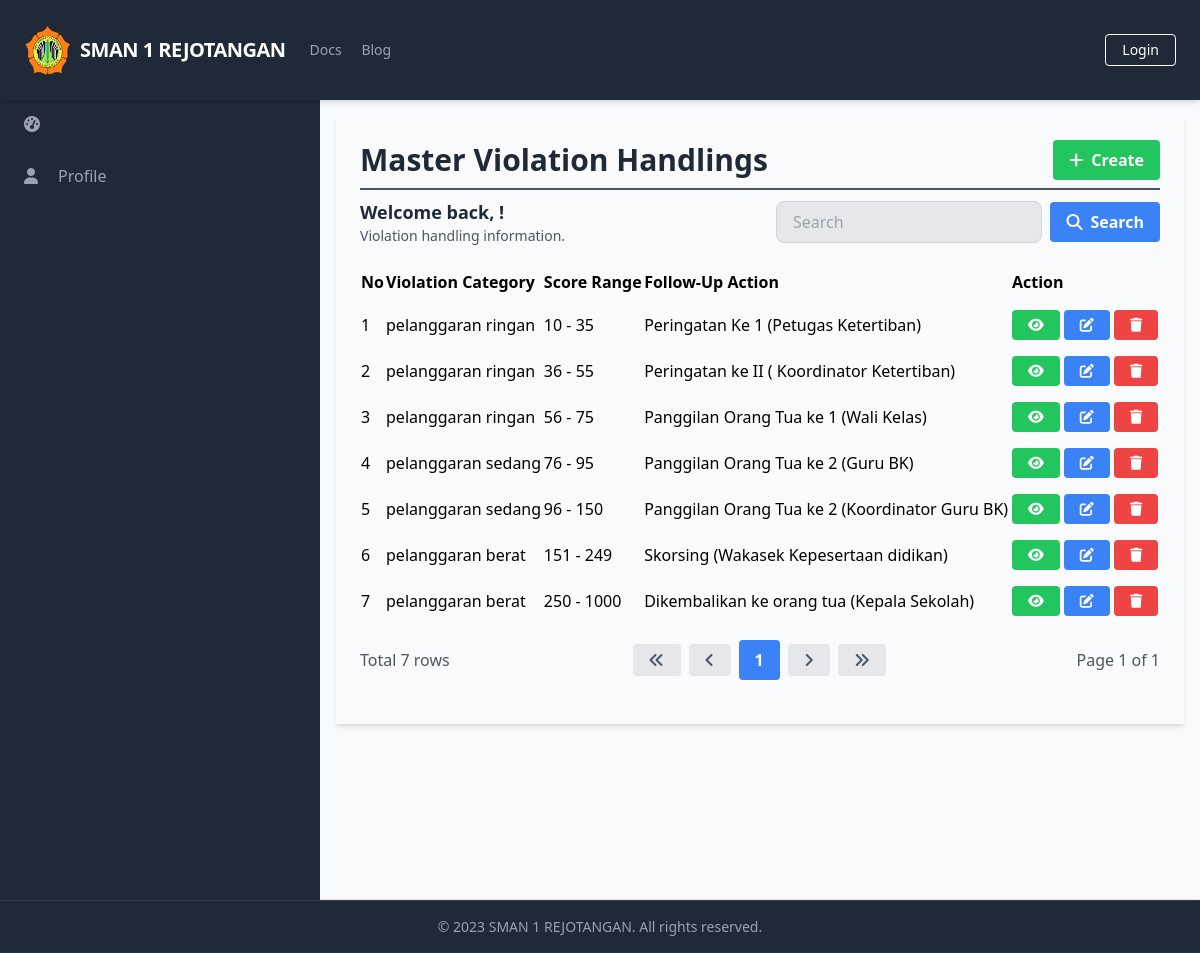
The app's page /manage_master_violationhandlings/manage_master_violationhandlings_list.php with its own data.
### tables this page shows
CREATE TABLE `MasterViolationHandlings` (
  `HandlingID` int(11) NOT NULL,
  `ViolationCategory` varchar(255) NOT NULL,
  `ScoreRangeBottom` int(11) NOT NULL,
  `ScoreRangeTop` int(11) NOT NULL,
  `FollowUpAction` varchar(255) NOT NULL
);

### database/connection.php (called while the page is built, shortened)
<?php
$baseUrl = "http://localhost/final_project_imam_2023/";

### public/manage_master_violationhandlings/manage_master_violationhandlings_list.php (the view, shortened to what this page needs)
<?php
require_once('../../database/connection.php');
?>
<?php include_once('../components/header.php'); ?>
<div class="h-screen flex flex-col">
    <?php include('../components/navbar.php'); ?>
    <div class="flex-grow bg-gray-50 flex flex-row shadow-md">
        <?php include('../components/sidebar.php'); ?>
        <main class="bg-gray-50 flex flex-col flex-1 overflow-y-scroll h-screen flex-shrink-0 sc-hide pb-40">
            <div class="flex items-start justify-start p-6 shadow-md m-4 flex-1 flex-col">
                <div class="flex flex-row justify-between items-center w-full border-b-2 border-gray-600 mb-2 pb-2">
                    <h1 class="text-3xl text-gray-800 font-semibold w-full">Master Violation Handlings</h1>
                    <div class="flex flex-row justify-end items-center">
                        <a href="<?php echo $baseUrl; ?>public/manage_master_violationhandlings/manage_master_violationhandlings_create.php" class="bg-green-500 hover-bg-green-700 text-white font-bold py-2 px-4 rounded inline-flex items-center">
                            <i class="fas fa-plus mr-2"></i>
                            <span>Create</span>
                        </a>
                    </div>
                </div>
                <div class="flex flex-col w-full">
                    <div class="flex flex-row justify-between items-center w-full mb-2 pb-2">
                        <div>
                            <h2 class="text-lg text-gray-800 font-semibold">Welcome back, <?php echo $_SESSION['FullName']; ?>!</h2>
                            <p class="text-gray-600 text-sm">Violation handling information.</p>
                        </div>
                        <form class="flex items-center justify-end space-x-2 w-96">
                            <input type="text" name="search" class="bg-gray-200 focus-bg-white focus-outline-none border border-gray-300 rounded-lg py-2 px-4 block w-full appearance-none leading-normal" placeholder="Search" value="<?php echo isset($_GET['search']) ? $_GET['search'] : ''; ?>">
                            <button type="submit" class="bg-blue-500 hover-bg-blue-700 text-white font-bold py-2 px-4 rounded space-x-2 inline-flex items-center">
                                <i class="fas fa-search"></i>
                                <span>Search</span>
                            </button>
                        </form>
                    </div>
                    <table class="min-w-full">
                        <thead>
                            <tr>
                                <th class="text-left py-2">No</th>
                                <th class="text-left py-2">Violation Category</th>
                                <th class="text-left py-2">Score Range</th>
                                <th class="text-left py-2">Follow-Up Action</th>
                                <th class="text-left py-2">Action</th>
                            </tr>
                        </thead>
                        <tbody>
                            <?php
                            $searchTerm = isset($_GET['search']) ? $_GET['search'] : '';
                            $page = isset($_GET['page']) ? $_GET['page'] : 1;
                            $query = "SELECT * FROM MasterViolationHandlings WHERE ViolationCategory LIKE '%$searchTerm%' LIMIT 15 OFFSET " . ($page - 1) * 15;
                            $result = $conn->query($query);
                            $queryCount = "SELECT COUNT(*) AS count FROM MasterViolationHandlings WHERE ViolationCategory LIKE '%$searchTerm%'";
                            $resultCount = $conn->query($queryCount);
                            $rowCount = $resultCount->fetch_assoc()['count'];
                            $totalPage = ceil($rowCount / 15);
                            $no = 1;
                            while ($row = $result->fetch_assoc()) {
                            ?>
                                <tr>
                                    <td class="py-2"><?php echo $no++; ?></td>
                                    <td class="py-2"><?php echo $row['ViolationCategory']; ?></td>
                                    <td class="py-2"><?php echo $row['ScoreRangeBottom'] . ' - ' . $row['ScoreRangeTop']; ?></td>
                                    <td class="py-2"><?php echo $row['FollowUpAction']; ?></td>
                                    <td class='py-2'>
                                        <a href="<?php echo $baseUrl; ?>public/manage_master_violationhandlings/manage_master_violationhandlings_detail.php?id=<?php echo $row['HandlingID'] ?>" class='bg-green-500 hover-bg-green-700 text-white font-bold py-2 px-4 rounded inline-flex items-center text-sm'>
                                            <i class='fas fa-eye'></i>
                                        </a>
                                        <a href="<?php echo $baseUrl; ?>public/manage_master_violationhandlings/manage_master_violationhandlings_update.php?id=<?php echo $row['HandlingID'] ?>" class='bg-blue-500 hover-bg-blue-700 text-white font-bold py-2 px-4 rounded inline-flex items-center text-sm'>
                                            <i class='fas fa-edit'></i>
                                        </a>
                                        <a href="#" onclick="confirmDelete(<?php echo $row['HandlingID']; ?>)" class='bg-red-500 hover-bg-red-700 text-white font-bold py-2 px-4 rounded inline-flex items-center text-sm'>
                                            <i class='fas fa-trash'></i>
                                        </a>
                                    </td>
                                </tr>
                            <?php
                            }
                            ?>
                        </tbody>
                    </table>
                    <div class="flex flex-row justify-between items-center w-full mt-4">
                        <div class="flex flex-row justify-start items-center">
                            <span class="text-gray-600">Total <?php echo $rowCount; ?> rows</span>
                        </div>
                        <div class="flex flex-row justify-end items-center space-x-2">
                            <a href="?page=1&search=<?php echo $searchTerm; ?>" class="bg-gray-200 hover-bg-gray-300 text-gray-600 font-bold py-2 px-4 rounded inline-flex items-center">
                                <i class="fas fa-angle-double-left"></i>
                            </a>
                            <a href="?page=<?php if ($page == 1) {
                                                echo $page;
                                            } else {
                                                echo $page - 1;
                                            } ?>&search=<?php echo $searchTerm; ?>" class="bg-gray-200 hover-bg-gray-300 text-gray-600 font-bold py-2 px-4 rounded inline-flex items-center">
                                <i class="fas fa-angle-left"></i>
                            </a>
                            <?php
                            $startPage = $page - 2;
                            $endPage = $page + 2;
                            if ($startPage < 1) {
                                $endPage += abs($startPage) + 1;
                                $startPage = 1;
                            }
                            if ($endPage > $totalPage) {
                                $startPage -= $endPage - $totalPage;
                                $endPage = $totalPage;
                            }
                            if ($startPage < 1) {
                                $startPage = 1;
                            }
                            for ($i = $startPage; $i <= $endPage; $i++) {
                                if ($i == $page) {
                                    echo "<a href='?page=$i&search=$searchTerm' class='bg-blue-500 hover-bg-blue-700 text-white font-bold py-2 px-4 rounded inline-flex items-center'>$i</a>";
                                } else {
                                    echo "<a href='?page=$i&search=$searchTerm' class='bg-gray-200 hover-bg-gray-300 text-gray-600 font-bold py-2 px-4 rounded inline-flex items-center'>$i</a>";
                                }
                            }
                            ?>
                            <a href="?page=<?php if ($page == $totalPage) {
                                                echo $page;
                                            } else {
                                                echo $page + 1;
                                            } ?>&search=<?php echo $searchTerm; ?>" class="bg-gray-200 hover-bg-gray-300 text-gray-600 font-bold py-2 px-4 rounded inline-flex items-center">
                                <i class="fas fa-angle-right"></i>
                            </a>
                            <a href="?page=<?php echo $totalPage; ?>&search=<?php echo $searchTerm; ?>" class="bg-gray-200 hover-bg-gray-300 text-gray-600 font-bold py-2 px-4 rounded inline-flex items-center">
                                <i class="fas fa-angle-double-right"></i>
                            </a>
                        </div>
                        <div class="flex flex-row justify-end items-center ml-2">
                            <span class="text-gray-600">Page <?php echo $page; ?> of <?php echo $totalPage; ?></span>
                        </div>
                    </div>
                </div>
        </main>
    </div>
    <?php include('../components/footer.php'); ?>
</div>
</body>
</html>

### records on screen
masterviolationhandlings: ViolationCategory "pelanggaran ringan", ScoreRangeBottom "10", ScoreRangeTop "35", FollowUpAction "Peringatan Ke 1 (Petugas Ketertiban)"
masterviolationhandlings: ViolationCategory "pelanggaran ringan", ScoreRangeBottom "36", ScoreRangeTop "55", FollowUpAction "Peringatan ke II ( Koordinator Ketertiban)"
masterviolationhandlings: ViolationCategory "pelanggaran ringan", ScoreRangeBottom "56", ScoreRangeTop "75", FollowUpAction "Panggilan Orang Tua ke 1 (Wali Kelas)"
masterviolationhandlings: ViolationCategory "pelanggaran sedang", ScoreRangeBottom "76", ScoreRangeTop "95", FollowUpAction "Panggilan Orang Tua ke 2 (Guru BK)"
masterviolationhandlings: ViolationCategory "pelanggaran sedang", ScoreRangeBottom "96", ScoreRangeTop "150", FollowUpAction "Panggilan Orang Tua ke 2 (Koordinator Guru BK)"
masterviolationhandlings: ViolationCategory "pelanggaran berat", ScoreRangeBottom "151", ScoreRangeTop "249", FollowUpAction "Skorsing (Wakasek Kepesertaan didikan)"
masterviolationhandlings: ViolationCategory "pelanggaran berat", ScoreRangeBottom "250", ScoreRangeTop "1000", FollowUpAction "Dikembalikan ke orang tua (Kepala Sekolah)"

### other values on screen
$baseTitle "SMAN 1 REJOTANGAN"
$rowCount "7"
$page "1"
$totalPage "1"
